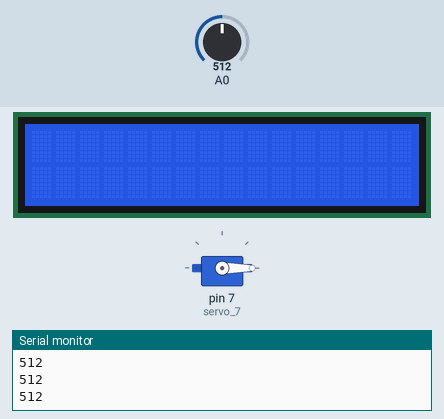
Simulated run of this sketch. Board: Arduino Uno, built with avr-gcc and run on an emulated ATmega328P. Parts: 16×2 character LCD, servo, the last lines printed to the serial monitor. Inputs (shaded band) come from the test bench; at power-on: A0 = 512.

Above: at 1.2 s.
1.3 s: A0 set to 21
2.8 s: A0 set to 17
At 3.9 s:
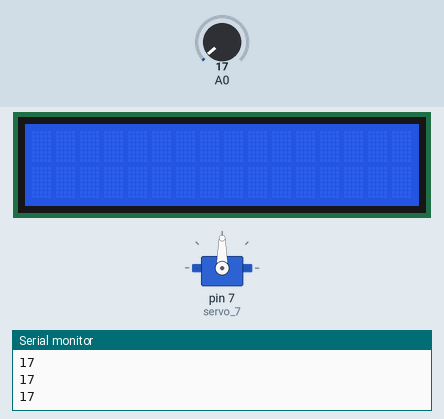
4.3 s: A0 set to 122
At 5.0 s:
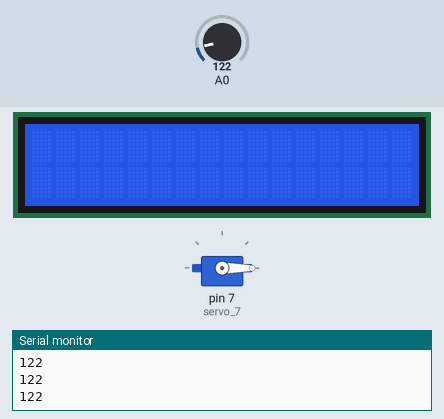
5.8 s: A0 set to 10
At 6.5 s:
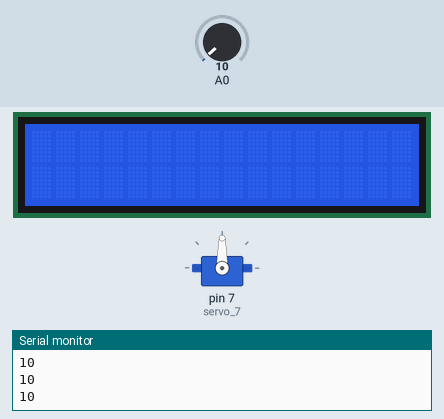
Timing chart, 0 to 8.3 s (numbered marks = the images above; inputs shaded):
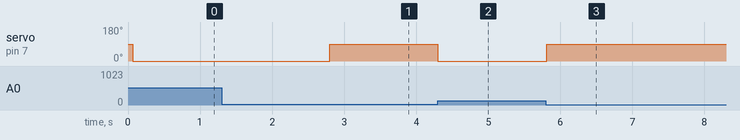

Measured:
- the behaviour switches between 20 and 19 on A0 (found by bisection; images 0 and 1)
- after the input at 2.8 s, servo on pin 7 (servo_7): 0° → 90° at once
- after the input at 4.3 s, servo on pin 7 (servo_7): 90° → 0° at once
- after the input at 5.8 s, servo on pin 7 (servo_7): 0° → 90° at once

The sketch:

micro_servo_with_moisture_sensor.ino
```cpp
// C++ code
//
#include <Adafruit_LiquidCrystal.h>

#include <Servo.h>

int i = 0;

int j = 0;

Adafruit_LiquidCrystal lcd_1(0);

Servo servo_7;

void setup()
{
  lcd_1.begin(16, 2);
  pinMode(A0, INPUT);
  Serial.begin(9600);
  servo_7.attach(7, 500, 2500);
}

void loop()
{
  Serial.println(analogRead(A0));
  if (analogRead(A0) < 20) {
    servo_7.write(90);
  } else {
    servo_7.write(0);
  }
  delay(10); // Delay a little bit to improve simulation performance
}
```
